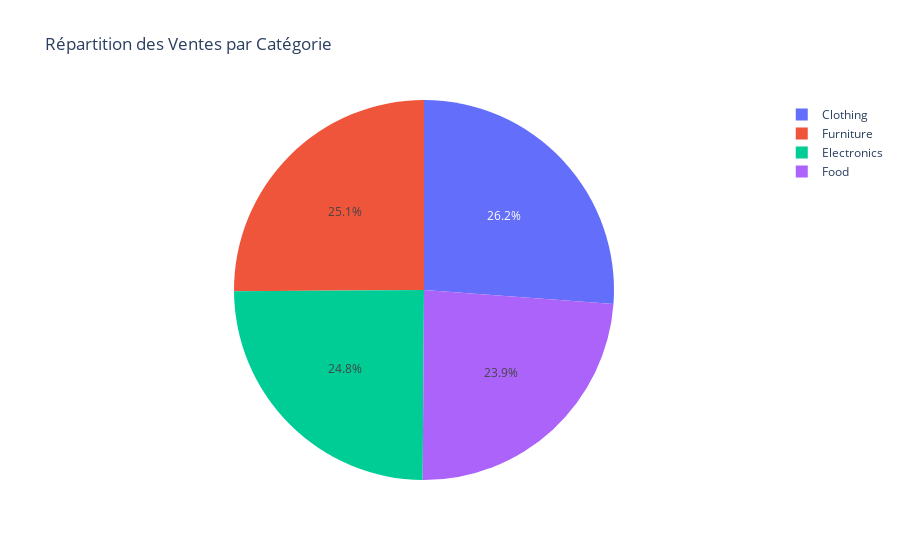

Write notebook code for a chart like this one.
### Code cell
cat_sales = df.groupby('Product_Category').agg({
    'Sales_Amount': 'sum',
    'Profit': 'sum',
    'Quantity_Sold': 'sum'
}).reset_index()

fig_pie = px.pie(cat_sales, values='Sales_Amount', names='Product_Category',
                 title='Répartition des Ventes par Catégorie')
fig_pie.write_html(OUTPUT_DIR / 'figures' / 'sales_by_category_pie.html')
fig_pie.show()

### Figure 1 — Plotly figure (JSON) as saved in the notebook; plotly's stock layout.template omitted (floating-point values rounded to 4 significant figures)
{"data": [{"domain": {"x": [0, 1], "y": [0, 1]}, "hovertemplate": "Product_Category=%{label}<br>Sales_Amount=%{value}<extra></extra>", "labels": ["Clothing", "Electronics", "Food", "Furniture"], "legendgroup": "", "name": "", "showlegend": true, "type": "pie", "values": [1313000.0, 1243000.0, 1202000.0, 1261000.0]}], "layout": {"legend": {"tracegroupgap": 0}, "title": {"text": "Répartition des Ventes par Catégorie"}}}
